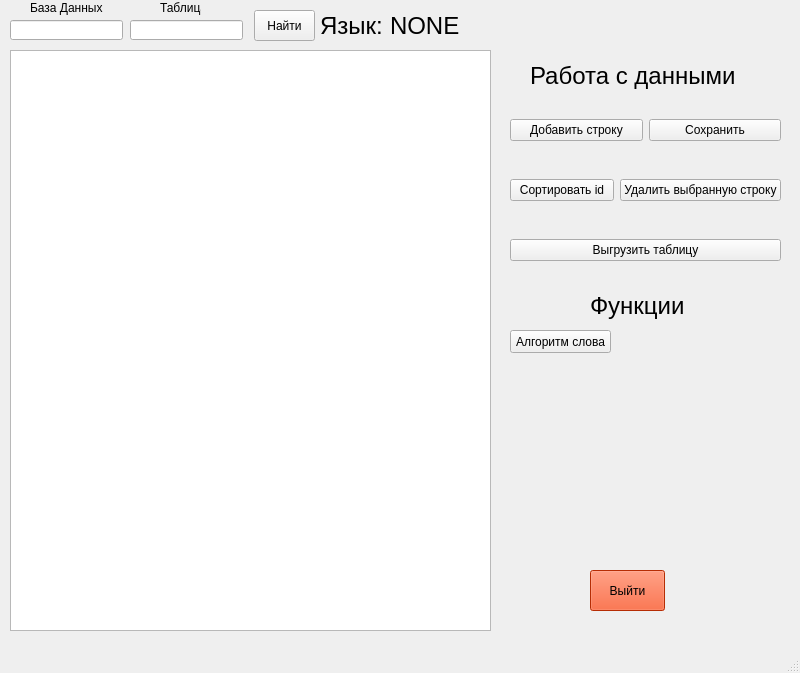
<?xml version="1.0" encoding="UTF-8"?>
<ui version="4.0">
 <class>MainWindow</class>
 <widget class="QMainWindow" name="MainWindow">
  <property name="enabled">
   <bool>true</bool>
  </property>
  <property name="geometry">
   <rect>
    <x>0</x>
    <y>0</y>
    <width>800</width>
    <height>673</height>
   </rect>
  </property>
  <property name="windowTitle">
   <string>MainWindow</string>
  </property>
  <widget class="QWidget" name="centralwidget">
   <property name="enabled">
    <bool>true</bool>
   </property>
   <widget class="QLineEdit" name="lineEdit">
    <property name="geometry">
     <rect>
      <x>10</x>
      <y>20</y>
      <width>113</width>
      <height>20</height>
     </rect>
    </property>
   </widget>
   <widget class="QLabel" name="label">
    <property name="geometry">
     <rect>
      <x>30</x>
      <y>0</y>
      <width>81</width>
      <height>16</height>
     </rect>
    </property>
    <property name="text">
     <string>База Данных</string>
    </property>
   </widget>
   <widget class="QLineEdit" name="lineEdit_2">
    <property name="geometry">
     <rect>
      <x>130</x>
      <y>20</y>
      <width>113</width>
      <height>20</height>
     </rect>
    </property>
   </widget>
   <widget class="QLabel" name="label_2">
    <property name="geometry">
     <rect>
      <x>160</x>
      <y>0</y>
      <width>41</width>
      <height>16</height>
     </rect>
    </property>
    <property name="text">
     <string>Таблица</string>
    </property>
   </widget>
   <widget class="QTableWidget" name="tableWidget">
    <property name="enabled">
     <bool>true</bool>
    </property>
    <property name="geometry">
     <rect>
      <x>10</x>
      <y>50</y>
      <width>481</width>
      <height>581</height>
     </rect>
    </property>
   </widget>
   <widget class="QLabel" name="label_3">
    <property name="geometry">
     <rect>
      <x>320</x>
      <y>10</y>
      <width>71</width>
      <height>31</height>
     </rect>
    </property>
    <property name="font">
     <font>
      <pointsize>18</pointsize>
     </font>
    </property>
    <property name="text">
     <string>Язык:</string>
    </property>
   </widget>
   <widget class="QLabel" name="label_4">
    <property name="geometry">
     <rect>
      <x>390</x>
      <y>10</y>
      <width>161</width>
      <height>31</height>
     </rect>
    </property>
    <property name="font">
     <font>
      <pointsize>18</pointsize>
     </font>
    </property>
    <property name="text">
     <string>NONE</string>
    </property>
   </widget>
   <widget class="QLabel" name="label_12">
    <property name="geometry">
     <rect>
      <x>530</x>
      <y>60</y>
      <width>221</width>
      <height>31</height>
     </rect>
    </property>
    <property name="font">
     <font>
      <pointsize>18</pointsize>
     </font>
    </property>
    <property name="text">
     <string>Работа с данными</string>
    </property>
   </widget>
   <widget class="QPushButton" name="pushButton_2">
    <property name="geometry">
     <rect>
      <x>254</x>
      <y>10</y>
      <width>61</width>
      <height>31</height>
     </rect>
    </property>
    <property name="text">
     <string>Найти</string>
    </property>
   </widget>
   <widget class="QLabel" name="label_18">
    <property name="geometry">
     <rect>
      <x>560</x>
      <y>10</y>
      <width>221</width>
      <height>31</height>
     </rect>
    </property>
    <property name="text">
     <string/>
    </property>
   </widget>
   <widget class="QWidget" name="layoutWidget">
    <property name="geometry">
     <rect>
      <x>510</x>
      <y>100</y>
      <width>271</width>
      <height>61</height>
     </rect>
    </property>
    <layout class="QHBoxLayout" name="horizontalLayout">
     <item>
      <widget class="QPushButton" name="pushButton_3">
       <property name="text">
        <string>Добавить строку</string>
       </property>
      </widget>
     </item>
     <item>
      <widget class="QPushButton" name="pushButton_4">
       <property name="text">
        <string>Сохранить</string>
       </property>
      </widget>
     </item>
    </layout>
   </widget>
   <widget class="QWidget" name="layoutWidget">
    <property name="geometry">
     <rect>
      <x>510</x>
      <y>160</y>
      <width>271</width>
      <height>61</height>
     </rect>
    </property>
    <layout class="QHBoxLayout" name="horizontalLayout_2">
     <item>
      <widget class="QPushButton" name="pushButton_5">
       <property name="text">
        <string>Сортировать id</string>
       </property>
      </widget>
     </item>
     <item>
      <widget class="QPushButton" name="pushButton">
       <property name="text">
        <string>Удалить выбранную строку</string>
       </property>
      </widget>
     </item>
    </layout>
   </widget>
   <widget class="QPushButton" name="pushButton_8">
    <property name="geometry">
     <rect>
      <x>590</x>
      <y>570</y>
      <width>75</width>
      <height>41</height>
     </rect>
    </property>
    <property name="styleSheet">
     <string notr="true">background-color: rgb(255, 63, 5);</string>
    </property>
    <property name="text">
     <string>Выйти</string>
    </property>
   </widget>
   <widget class="QWidget" name="layoutWidget">
    <property name="geometry">
     <rect>
      <x>510</x>
      <y>220</y>
      <width>271</width>
      <height>61</height>
     </rect>
    </property>
    <layout class="QHBoxLayout" name="horizontalLayout_3">
     <item>
      <widget class="QPushButton" name="pushButton_6">
       <property name="text">
        <string>Выгрузить таблицу</string>
       </property>
      </widget>
     </item>
    </layout>
   </widget>
   <widget class="QLabel" name="label_5">
    <property name="geometry">
     <rect>
      <x>590</x>
      <y>290</y>
      <width>101</width>
      <height>31</height>
     </rect>
    </property>
    <property name="font">
     <font>
      <pointsize>18</pointsize>
     </font>
    </property>
    <property name="text">
     <string>Функции</string>
    </property>
   </widget>
   <widget class="QPushButton" name="pushButton_7">
    <property name="geometry">
     <rect>
      <x>510</x>
      <y>330</y>
      <width>101</width>
      <height>23</height>
     </rect>
    </property>
    <property name="text">
     <string>Алгоритм слова</string>
    </property>
   </widget>
  </widget>
  <widget class="QMenuBar" name="menubar">
   <property name="geometry">
    <rect>
     <x>0</x>
     <y>0</y>
     <width>800</width>
     <height>21</height>
    </rect>
   </property>
  </widget>
  <widget class="QStatusBar" name="statusbar"/>
 </widget>
 <resources/>
 <connections/>
</ui>
